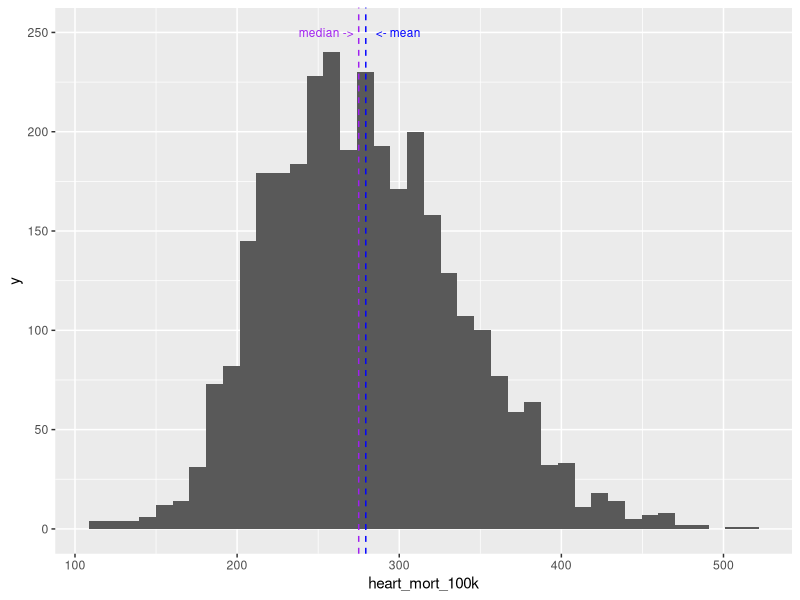
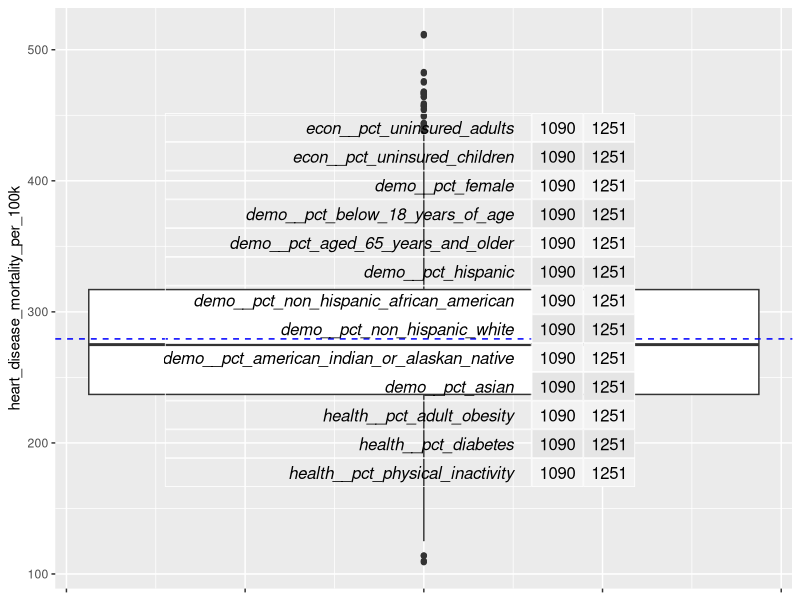
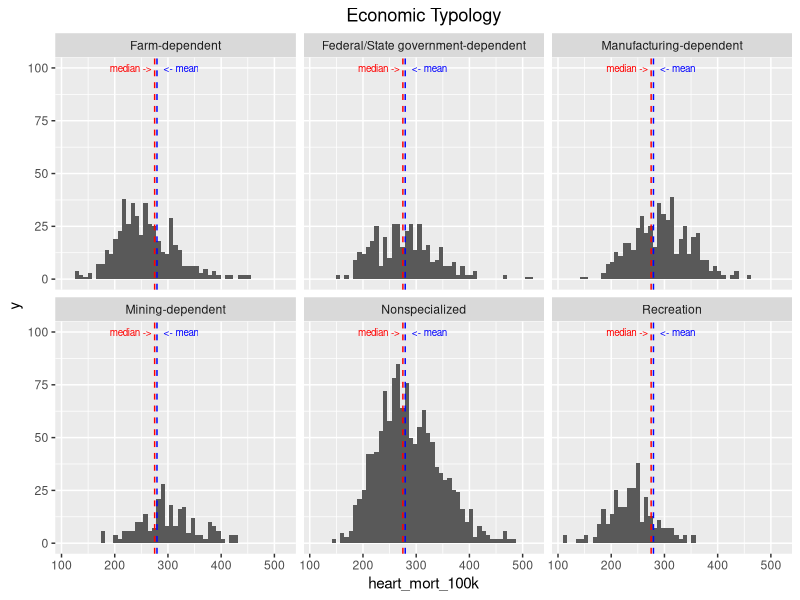
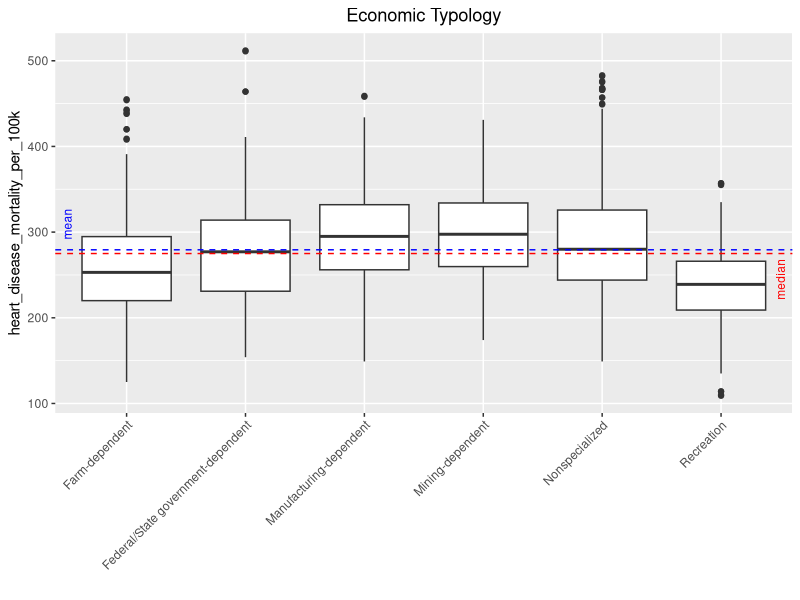
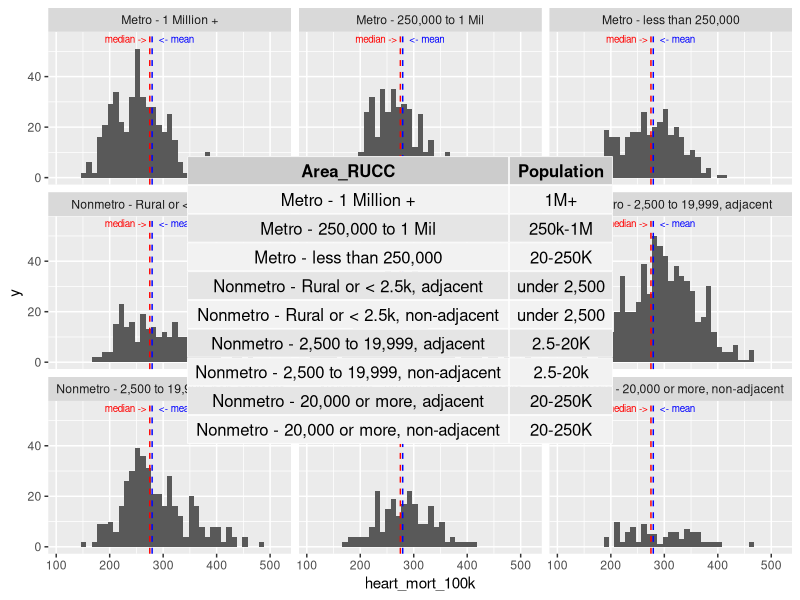
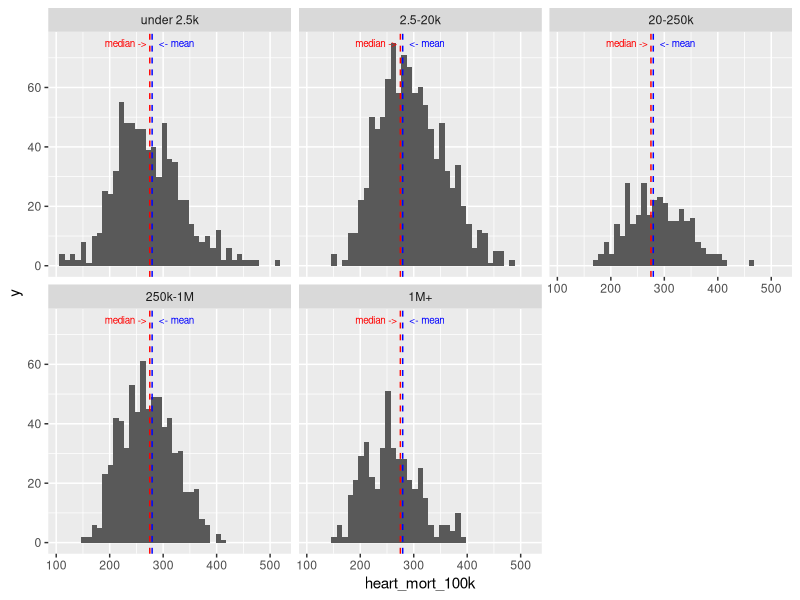
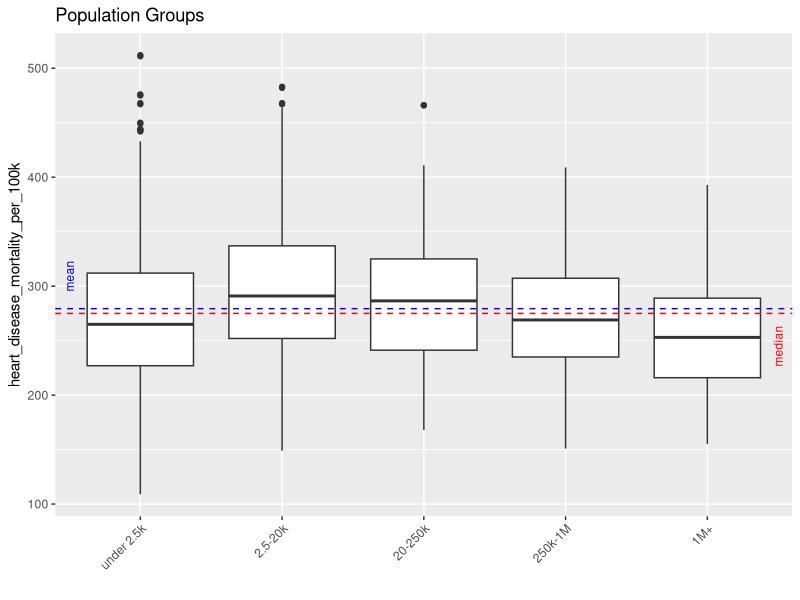
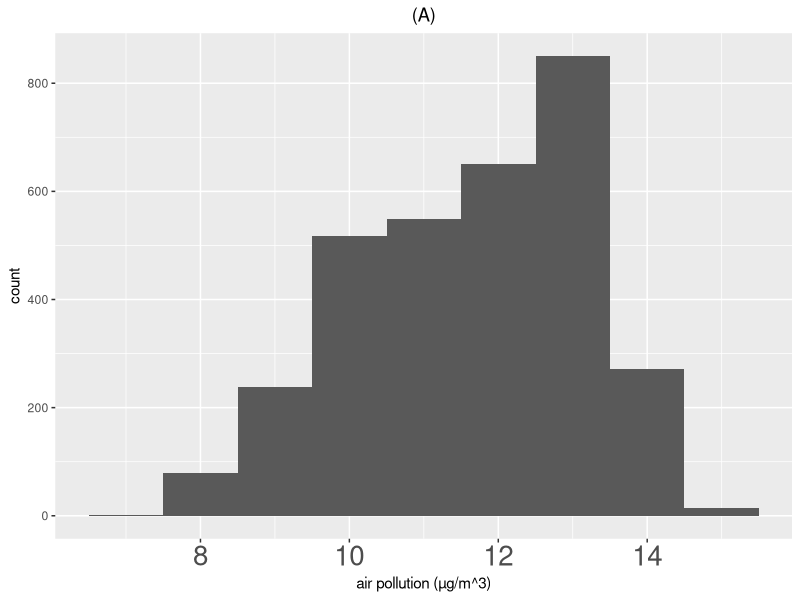

R code for these plots, in order:
## ---- chunk 1
knitr::opts_chunk$set(echo = TRUE)
## ---- chunk 2
library(tidyverse)
library(data.table)
library(ggplot2)
library(gridExtra)
library(grid)
library(caret)
library(Matrix)
library(rpart)

train_df <- read.csv(file="train_values.csv",
                  header=TRUE,
                  stringsAsFactors = TRUE)

train_label <- read.csv(file="train_labels.csv",
                        header=TRUE,
                        stringsAsFactors = TRUE)

train_data <- merge(x=train_df, y=train_label, by="row_id")

#Store the high, low, mean and median values for later use
low_mort <- as.integer(min(train_data$heart_disease_mortality_per_100k))
high_mort <- as.integer(max(train_data$heart_disease_mortality_per_100k))
hd_mean = mean(train_data$heart_disease_mortality_per_100k)
hd_med = median(train_data$heart_disease_mortality_per_100k)

#Rename a typo in the data set
train_data <- train_data %>% 
  mutate(health__pct_physical_inactivity = health__pct_physical_inacticity) %>%
  select(-health__pct_physical_inacticity)

## ---- chunk 3
#Histogram & boxplot
train_data %>% ggplot(aes(x=heart_disease_mortality_per_100k))+geom_histogram(bins=40)+
  xlab("heart_mort_100k")+
  geom_vline(linetype = "dashed", color = "purple", xintercept = hd_med)+
  geom_vline(linetype = "dashed", color = "blue", xintercept = hd_mean)+
  annotate("text", x=hd_mean+20, y=250, label="<- mean", size=3, color = "blue")+
  annotate("text", x=hd_med-20, y=250, label="median ->", size=3, color = "purple")  

train_data %>% ggplot(aes(y=heart_disease_mortality_per_100k))+geom_boxplot()+
  geom_hline(linetype = "dashed", color = "blue", yintercept = hd_mean)+
  theme(axis.text.x=element_blank())
## ---- chunk 4
#Numeric columns
num_cols <- train_data %>% 
  select(-c(row_id, heart_disease_mortality_per_100k)) %>%
  .[sapply(., is.numeric)] %>% 
  colnames()

#Categorical columns
cat_cols <- colnames(train_data)[sapply(train_data, is.factor)]

length(num_cols)
length(cat_cols)
## ---- chunk 5
#What percentage of rows have NA values for all features?
NAs <- data.frame(
  features = colnames(train_data %>% select(-heart_disease_mortality_per_100k,
                                            -yr,
                                            -row_id)),
  NA_pct = 
      as.numeric(format(sapply(train_data %>%
                      select(-heart_disease_mortality_per_100k,
                             -yr, -row_id),
             function(x){mean(ifelse(is.na(x), 1, 0))},
             simplify=TRUE)*100, digits=3) )
) 

#Show NA percentage from highest to lowest
NAs %>% arrange(desc(NA_pct))
## ---- chunk 6
#Remove high NA features
high_NA <- NAs %>% 
  filter(NA_pct > 10) %>% 
  .$features %>% 
  as.character()

train_data <- train_data %>% select(-high_NA)
## ---- chunk 7
#Which features have minimum number of NAs (> 0)
min_missing <- min(NAs %>% filter(NA_pct > 0) %>% select(NA_pct))  
NA2 <- sapply(train_data %>% 
        select(as.vector(NAs$features[NAs$NA_pct == min_missing])),
       function(x){which(is.na(x))}, simplify=TRUE)
t(NA2) %>% grid.table()
## ---- chunk 8
#Remove the rows with 12 NA predictors
train_data <- train_data[-t(NA2)[1,c(1:2)], ]
## ---- chunk 9
#Histograms for economic type
train_data %>% ggplot(aes(x=heart_disease_mortality_per_100k))+
              xlab("heart_mort_100k")+
              geom_histogram(binwidth = (high_mort-low_mort)/50)+
              facet_wrap(~ econ__economic_typology, ncol = 3)+
              geom_vline(linetype="dashed", xintercept = hd_mean, color = "blue")+
              geom_vline(linetype="dashed", xintercept = hd_med, color = "red")+
              ggtitle("Economic Typology")+theme(plot.title = element_text(hjust=0.5))+
              annotate("text", x=hd_mean+45, y=100, 
                       label="<- mean", size=2.5, color = "blue")+
              annotate("text", x=hd_med-45, y=100, 
                       label="median ->", size=2.5, color = "red")

#Box plot by economic type
train_data %>% ggplot(aes(x=econ__economic_typology, y=heart_disease_mortality_per_100k))+
        geom_boxplot() + 
        geom_hline(linetype="dashed", yintercept = hd_mean, color = "blue")+xlab("")+
        geom_hline(linetype="dashed", yintercept = hd_med, color = "red")+
        theme(axis.text.x = element_text(angle = 45, hjust=1, vjust=1)) + 
        ggtitle("Economic Typology")+theme(plot.title = element_text(hjust=0.5))+
        annotate("text", x=.5, y=hd_mean+30, 
                 label="mean", size=3, color = "blue", angle=90)+
        annotate("text", x=6.5, y=hd_med-30, 
                 label="median", size=3, color = "red", angle=90)

## ---- chunk 10
#Show category mean/median and comparison to population
bind_rows(train_data %>% select(heart_disease_mortality_per_100k,
                      econ__economic_typology) %>%
  group_by(econ__economic_typology) %>%
  summarize(mn = mean(heart_disease_mortality_per_100k),
            md = median(heart_disease_mortality_per_100k)) %>%
  mutate(MeanAboveBelow = ifelse(round(mn,1) < round(hd_mean,1), 
                              "Below",
                             ifelse(round(mn,1) == round(hd_mean,1),
                              "Equal", "Above")),
         MedianAboveBelow = ifelse(round(md,1) < round(hd_med,1),
                               "Below",
                             ifelse(round(md,1) == round(hd_med,1),
                              "Equal", "Above")))%>%
  select(econ__economic_typology, mn, 
         MeanAboveBelow, md, MedianAboveBelow),
  data.frame(econ__economic_typology = "Total Population Values",
               mn= hd_mean, 
               MeanAboveBelow = "_",
               md = hd_med,
               MedianAboveBelow = "_")
)
## ---- chunk 11
#Rename original levels to show on plots
levels(train_data$area__rucc) <- c("Metro - 1 Million +",
                        "Metro - 250,000 to 1 Mil",
                        "Metro - less than 250,000",
                        "Nonmetro - Rural or < 2.5k, adjacent",
                        "Nonmetro - Rural or < 2.5k, non-adjacent",
                        "Nonmetro - 2,500 to 19,999, adjacent",
                        "Nonmetro - 2,500 to 19,999, non-adjacent",
                        "Nonmetro - 20,000 or more, adjacent",
                        "Nonmetro - 20,000 or more, non-adjacent")

#Histrograms of area__rucc
train_data %>% ggplot(aes(x=heart_disease_mortality_per_100k))+
  xlab("heart_mort_100k")+
  geom_histogram(binwidth = (high_mort-low_mort)/40)+
  facet_wrap(~ area__rucc, ncol = 3)+
  geom_vline(linetype="dashed", xintercept = hd_mean, color = "blue")+
  geom_vline(linetype="dashed", xintercept = hd_med, color = "red")+
  annotate("text", x=hd_mean+45, y=55, label="<- mean", size=2.5, color = "blue")+
  annotate("text", x=hd_med-45, y=55, label="median ->", size=2.5, color = "red")
## ---- chunk 12
#Show area_rucc level mapping to population
lvl <- levels(train_data$area__rucc)
pop_lvl <- c("1M+", "250k-1M", "20-250K", "under 2,500", "under 2,500", "2.5-20K", "2.5-20k", "20-250K", "20-250K")

rucc_tab <- data.frame(Area_RUCC=lvl, Population=pop_lvl)

grid.table(rucc_tab, rows=NULL)
## ---- chunk 13
#Add "population" column using mapping
#Note - 2 different patterns map to 20-250k
train_data <- train_data %>% 
  mutate(population = ifelse(like(train_data$area__rucc, "19,999"), "2.5-20k",
                      ifelse(like(train_data$area__rucc, "2.5k"), "under 2.5k",
                      ifelse(like(train_data$area__rucc, "20,000"), "20-250k",
                      ifelse(like(train_data$area__rucc, "fewer than 250,000"), "20-250k",
                      ifelse(like(train_data$area__rucc, "250,000"), "250k-1M",
                         "1M+"))))))

#Force population into a factor
train_data$population <- factor(train_data$population, 
                                levels=c("under 2.5k",
                                         "2.5-20k",
                                         "20-250k",
                                         "250k-1M", "1M+"))

## ---- chunk 14
#Histograms by population groups
train_data %>% ggplot(aes(x=heart_disease_mortality_per_100k))+
  xlab("heart_mort_100k")+
  geom_histogram(binwidth = (high_mort-low_mort)/40)+
  facet_wrap(~ population, ncol = 3)+
  geom_vline(linetype="dashed", xintercept = hd_mean, color = "blue")+
  geom_vline(linetype="dashed", xintercept = hd_med, color = "red")+
  annotate("text", x=hd_mean+45, y=75, label="<- mean", size=2.5, color = "blue")+
  annotate("text", x=hd_med-45, y=75, label="median ->", size=2.5, color = "red")
## ---- chunk 15
#Box plot by population group
train_data %>%
  ggplot(aes(x=population, y=heart_disease_mortality_per_100k))+
  xlab("")+
  geom_boxplot() +
  geom_hline(linetype="dashed", yintercept = hd_mean, color = "blue")+
  geom_hline(linetype="dashed", yintercept = hd_med, color = "red")+
  theme(axis.text.x = element_text(angle = 45, hjust=1, vjust=1))+
  ggtitle("Population Groups")+
  annotate("text", x=.5, y=hd_mean+30, label="mean", size=3, color = "blue", angle=90)+
  annotate("text", x=5.5, y=hd_med-30, label="median", size=3, color = "red", angle=90)
## ---- chunk 16
bind_rows(train_data %>% select(heart_disease_mortality_per_100k,
                      population) %>%
  group_by(population) %>%
  summarize(mn = mean(heart_disease_mortality_per_100k),
            md = median(heart_disease_mortality_per_100k)) %>%
  mutate(MeanAboveBelow = ifelse(round(mn,1) < hd_mean, 
                                 "Below",
                                 ifelse(round(mn,1) == hd_mean,
                                        "Equal", "Above")),
         MedianAboveBelow = ifelse(round(md,1) < hd_med,
                                   "Below",
                                   ifelse(round(md,1) == hd_med,
                                          "Equal", "Above"))) %>%
  select(population, mn, MeanAboveBelow, md, MedianAboveBelow),
  data.frame(population = "Total Population Values", 
               mn= hd_mean, 
               MeanAboveBelow = "_",
               md = hd_med,
               MedianAboveBelow = "_")
) %>% as.data.frame()
## ---- chunk 17
#Histogram for air pollution original
train_data %>% filter(!is.na(health__air_pollution_particulate_matter)) %>%
  ggplot(aes(x=health__air_pollution_particulate_matter))+
  geom_histogram(binwidth=1) + xlab("air pollution (µg/m^3)")+
  theme(axis.text.x = element_text(size=20))+
  ggtitle("(A)")+theme(plot.title = element_text(hjust=0.5))

#Find median, replace NA values with median of population
ap_med <- median(train_data$health__air_pollution_particulate_matter, na.rm=TRUE)
ap_NA <- which(is.na(train_data$health__air_pollution_particulate_matter))

train_data$health__air_pollution_particulate_matter[ap_NA] <- ap_med
## ---- chunk 18
#Histogram for air pollution regrouped
cut_labels <- c("<= 10", "11", "12", "13", "14+")
cut_levels <- c(0, 10.9, 11.9, 12.9, 13.9, 100)

train_data$air_pollution <- cut(train_data$health__air_pollution_particulate_matter,
                                cut_levels)
levels(train_data$air_pollution) <- cut_labels

train_data %>% 
  ggplot(aes(x=air_pollution))+
  geom_bar() + xlab("air pollution (µg/m^3)")+
  theme(axis.text.x = element_text(size=20))+
  ggtitle("(B)")+theme(plot.title = element_text(hjust=0.5))
## ---- chunk 19
#Histograms by air pollution
train_data %>% ggplot(aes(x=heart_disease_mortality_per_100k))+
  xlab("heart_mort_100k")+
  geom_histogram(binwidth = (high_mort-low_mort)/40)+
  facet_wrap(~ air_pollution, drop=TRUE, ncol = 3)+
  geom_vline(linetype="dashed", xintercept = hd_mean, color = "blue")+
  geom_vline(linetype="dashed", xintercept = hd_med, color = "red")+
  annotate("text", x=hd_mean+45, y=80, label="<- mean", size=2.5, color = "blue")+
  annotate("text", x=hd_med-45, y=80, label="median ->", size=2.5, color = "red")

#Box plot by air_pollution
train_data %>% ggplot(aes(x=air_pollution, y=heart_disease_mortality_per_100k))+
  xlab("")+
  geom_boxplot()+
  geom_hline(linetype="dashed", yintercept = hd_mean, color = "blue")+
  geom_hline(linetype="dashed", yintercept = hd_med, color = "red")+
  theme(axis.text.x = element_text(angle = 45, hjust=1, vjust=1))+
  ggtitle("Air Pollution (µg/m^3)")+theme(plot.title = element_text(hjust=0.5))+
  annotate("text", x=.5, y=hd_mean+30, label="mean", size=3, color = "blue", angle=90)+
  annotate("text", x=5.5, y=hd_med-30, label="median", size=3, color = "red", angle=90)
## ---- chunk 20
bind_rows(train_data %>% select(heart_disease_mortality_per_100k,
                      air_pollution) %>%
  group_by(air_pollution) %>%
  summarize(mn = mean(heart_disease_mortality_per_100k),
            md = median(heart_disease_mortality_per_100k)) %>%
  mutate(MeanAboveBelow = ifelse(round(mn,1) < hd_mean, 
                                 "Below",
                                 ifelse(round(mn,1) == hd_mean,
                                        "Equal", "Above")),
         MedianAboveBelow = ifelse(round(md,1) < hd_med,
                                   "Below",
                                   ifelse(round(md,1) == hd_med,
                                          "Equal", "Above"))) %>%
  select(air_pollution, mn, MeanAboveBelow, md, MedianAboveBelow),
  data.frame(air_pollution = "Total Population Values", 
               mn= hd_mean, 
               MeanAboveBelow = "_",
               md = hd_med,
               MedianAboveBelow = "_")
) %>% as.data.frame()
## ---- chunk 21
#Which features have a NA % between 1 and 10
na_mid <- NAs[NAs$NA_pct > 1 & NAs$NA_pct < 10, ]
na_mid %>% arrange(desc(NA_pct))
## ---- chunk 22
#Calculate the mean and median of the features in question
feat_means <- train_data %>% select(as.vector(na_mid[,1])) %>%
  gather(feature, value) %>% group_by(feature) %>%
  mutate(mn = mean(value, na.rm=TRUE), md = median(value, na.rm=TRUE))

#Plot histogram, faceted by feature, overlaying the mean and median values of each
train_data %>% select(as.vector(na_mid[,1])) %>%
  gather(feature, value) %>%
  ggplot(aes(x=value))+geom_histogram(bins=40)+
  geom_vline(aes(xintercept=mn), data = feat_means, 
             linetype = "dashed", color = "yellow")+
  geom_vline(aes(xintercept=md), data = feat_means, 
             linetype = "dashed", color = "red")+
  theme(axis.text.x = element_text(angle = 45, hjust=1, vjust=1))+
  facet_wrap(~ feature, scales="free") +
  xlab("yellow = mean; red = median") + ylim(0, 1000)


## ---- chunk 23
#Replace the NAs with the median for each feature
mid_cols <- as.vector(na_mid[, 1])

train_data <- train_data %>%
  mutate_at(mid_cols, ~ifelse(is.na(.x), median(.x, na.rm = TRUE), .x))

#Re-plot the distros
train_data %>% select(as.vector(na_mid[,1])) %>%
  gather(feature, value) %>%
  ggplot(aes(x=value))+geom_histogram(bins=40)+
  geom_vline(aes(xintercept=mn), data = feat_means, 
             linetype = "dashed", color = "yellow")+
  geom_vline(aes(xintercept=md), data = feat_means, 
             linetype = "dashed", color = "red")+
  theme(axis.text.x = element_text(angle = 45, hjust=1, vjust=1))+
  facet_wrap(~ feature, scales="free") +
  xlab("yellow = mean; red = median") + ylim(0, 1000)

## ---- chunk 24
cols <- colnames(train_data)[like(colnames(train_data), "econ__pct")] 
ncol <- ifelse(length(cols) <= 6, 2, 3)

train_data %>% select(heart_disease_mortality_per_100k, cols) %>%
  gather(data_type, val, -heart_disease_mortality_per_100k) %>%
  mutate(data_type = substr(data_type, 7, 100)) %>%
  mutate(val= val*100) %>%
  ggplot(aes(x=val, y= heart_disease_mortality_per_100k))+geom_point(na.rm = TRUE)+
  facet_wrap(~ data_type, ncol=ncol, scales="free_x")+xlab("percent")+
  geom_smooth(method="lm", na.rm = TRUE)
## ---- chunk 25
data.frame(
  feature=names(train_data[cols]),
  corr = sapply(train_data[cols], function(x) {
    cor(data.frame(train_data$heart_disease_mortality_per_100k, x),
        use="complete.obs")[1,2] })
  ) %>% arrange(desc(abs(corr))) %>% grid.table()

## ---- chunk 26
cols <- colnames(train_data)[like(colnames(train_data), "demo__")] 
ncol <- 4

train_data %>% select(heart_disease_mortality_per_100k, cols) %>%
  gather(data_type, val, -heart_disease_mortality_per_100k) %>%
  mutate(data_type = substr(data_type, 7, 100)) %>%
  ggplot(aes(x=val, y= heart_disease_mortality_per_100k))+geom_point(na.rm = TRUE)+
  facet_wrap(~ data_type, ncol=ncol, scales="free_x")+xlab("percent/rate per 1k")+
  geom_smooth(method="lm")
## ---- chunk 27
data.frame(
  feature=substr(names(train_data[cols]), 7, 100),
  corr = sapply(train_data[cols], function(x) {
    cor(data.frame(train_data$heart_disease_mortality_per_100k, x),
        use="complete.obs")[1,2] })
  ) %>% arrange(desc(abs(corr))) %>% grid.table()

## ---- chunk 28
cols <- colnames(train_data)[like(colnames(train_data), "health__")] 
cols <- cols[!like(cols, "health__air")]
ncol <- ifelse(length(cols) <= 6, 2, 3)

train_data %>% select(heart_disease_mortality_per_100k, cols) %>%
  gather(data_type, val, -heart_disease_mortality_per_100k) %>%
  mutate(data_type = substr(data_type, 9, 100)) %>%
  mutate(val = val * 100) %>%
  ggplot(aes(x=val, y= heart_disease_mortality_per_100k))+geom_point(na.rm = TRUE)+
  facet_wrap(~ data_type, ncol=ncol, scales="free_x")+xlab("percent/per provider")+
  geom_smooth(method="lm", na.rm = TRUE)
## ---- chunk 29
data.frame(
  feature=names(train_data[cols]),
  corr = sapply(train_data[cols], function(x) {
    cor(data.frame(train_data$heart_disease_mortality_per_100k, x),
        use="complete.obs")[1,2] })
  ) %>% arrange(desc(abs(corr))) %>% grid.table()

## ---- chunk 30
#Create new features
train_data <- train_data %>% 
  mutate(p_diab_obese = health__pct_adult_obesity * health__pct_diabetes) %>%
  mutate(p_obese_inact = health__pct_adult_obesity * health__pct_physical_inactivity) %>%
  mutate(p_diab_inact = health__pct_diabetes * health__pct_physical_inactivity) %>%
  mutate(p_all_three =  
           health__pct_adult_obesity * 
           health__pct_diabetes * 
           health__pct_physical_inactivity )

## ---- chunk 31
cols <- c("p_diab_obese", 
          "p_obese_inact", 
          "p_diab_inact", 
          "p_all_three")

ncol <- ifelse(length(cols) <= 6, 2, 3)

train_data %>% select(heart_disease_mortality_per_100k, cols) %>%
  gather(data_type, val, -heart_disease_mortality_per_100k) %>%
  mutate(data_type = substr(data_type, 3, 100)) %>%
  mutate(val = val * 100) %>%
  ggplot(aes(x=val, y= heart_disease_mortality_per_100k))+geom_point(na.rm = TRUE)+
  facet_wrap(~ data_type, ncol=ncol, scales="fixed")+xlab("percent")+
  geom_smooth(method="lm", na.rm = TRUE)
## ---- chunk 32
data.frame(
  feature=names(train_data[cols]),
  corr = sapply(train_data[cols], function(x) {
    cor(data.frame(train_data$heart_disease_mortality_per_100k, x),
        use="complete.obs")[1,2] })
  ) %>% arrange(desc(abs(corr))) %>% grid.table()

## ---- chunk 33
#Remove unused columns from the data set
model_cols <- c("econ__economic_typology",
                "population",
                "air_pollution",
                "econ__pct_civilian_labor",
                "demo__pct_non_hispanic_african_american",
                "demo__death_rate_per_1k",
                "demo__pct_adults_bachelors_or_higher",
                "demo__pct_adults_less_than_a_high_school_diploma",
                "p_diab_obese",
                "p_obese_inact",
                "p_diab_inact",
                "p_all_three")

train_data <- train_data %>% select(model_cols, heart_disease_mortality_per_100k)
## ---- chunk 34
#Find all numeric columns left in the data set
num_cols <- train_data %>% 
  select(-heart_disease_mortality_per_100k) %>%
  .[sapply(., is.numeric)] %>% 
  colnames()

#Plot histograms
train_data %>% select(num_cols) %>%
  gather(feature, value) %>%
  ggplot(aes(x=value)) + geom_histogram(bins=50) +
  facet_wrap(~ feature, scales="free")
## ---- chunk 35
#Find overall range of predictors by taking min and max of individual predictor ranges
ranges <- sapply(train_data %>% select(num_cols), range, simplify=TRUE)
data.frame(MIN = min(ranges[1,]), MAX = max(ranges[2,]))
## ---- chunk 36
#Apply scale/z-score, plot distributions, show range
data_scale <- scale(train_data[num_cols])
as.data.frame(data_scale) %>% 
  gather(feature, value) %>%
  ggplot(aes(x=value)) + geom_histogram(bins=50) +
  facet_wrap(~ feature, scales="free")

ranges <- sapply(data_scale, range, simplify=TRUE)

data.frame(MIN = min(ranges[1,]), MAX = max(ranges[2,]))

#Apply cube root transformation, plot distributions, show range
data_scale <- sapply(train_data[num_cols], function(x) {x^(1/3)}, simplify=TRUE)
as.data.frame(data_scale) %>% 
  gather(feature, value) %>%
  ggplot(aes(x=value)) + geom_histogram(bins=50) +
  facet_wrap(~ feature, scales="free")

ranges <- sapply(data_scale, range, simplify=TRUE)

data.frame(MIN = min(ranges[1,]), MAX = max(ranges[2,]))

#Apply square root transformation, plot distributions, show range
data_scale <- sapply(train_data[num_cols], sqrt, simplify=TRUE)
as.data.frame(data_scale) %>% 
  gather(feature, value) %>%
  ggplot(aes(x=value)) + geom_histogram(bins=50) +
  facet_wrap(~ feature, scales="free")

ranges <- sapply(data_scale, range, simplify=TRUE)

data.frame(MIN = min(ranges[1,]), MAX = max(ranges[2,]))
## ---- chunk 37
#Categorical columns
cat_cols <- colnames(train_data)[sapply(train_data, is.factor)]

#Create new DF with the scaled data
model_data <- cbind(train_data %>% select(heart_disease_mortality_per_100k, cat_cols),
                    sapply(train_data[num_cols], scale, simplify=TRUE))
## ---- chunk 38
set.seed(999)
test_index <- createDataPartition(model_data$heart_disease_mortality_per_100k, 
                                  times = 1, p=0.5, list=FALSE)
train_set <- model_data[-test_index, ] 
test_set <- model_data[test_index, ]

## ---- chunk 39
#Load the results into memory for display
#Make sure model_results.csv is in the working directory
results <- read.csv("model_results.csv", stringsAsFactors = FALSE)
## ---- chunk 40
results[results$method=="lm", 2]
## ---- chunk 41
results[results$method=="Regression Tree, Full data, CP=0", 2]
## ---- chunk 42
results[results$method=="Reg Tree Full data - pruned", 3]
## ---- chunk 43
results[results$method=="Reg Tree Full data - pruned", 2]
## ---- chunk 44
results[results$method=="Regression Tree, Train, CP=0", 2]
## ---- chunk 45
results[results$method=="Reg Tree - pruned; train/test", 3]
## ---- chunk 46
results[results$method=="Reg Tree - pruned; train/test", 2]
## ---- chunk 47
results[results$method=="randomForest", 2]
## ---- chunk 48
results[results$method=="randomForest, train/test", 2]
## ---- chunk 49
results[results$method=="randomForest trained", 2]
## ---- chunk 50
results[results$method=="randomForest trained", 3]
## ---- chunk 51
results[results$method=="trained Rborist", 2]
## ---- chunk 52
results[results$method=="trained Rborist", 3]
## ---- chunk 53
results[results$method=="4 model ensemble", 2]
## ---- chunk 54
results[results$method=="3 model (lm, rf, Rbor) ensemble", 2]
## ---- chunk 55
results[results$method=="random forest ensemble", 2]
## ---- chunk 56
results[c(1,5,7,9:12), ] %>% arrange(RMSE) %>% grid.table(rows=NULL)
